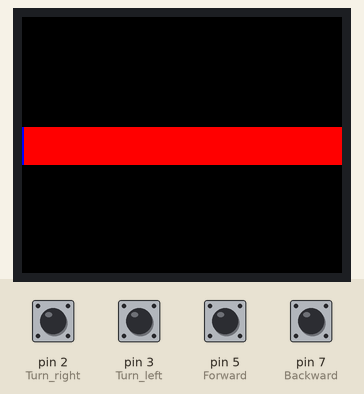
Bench run of a sketch on a simulated Arduino Uno, built with avr-gcc and run on an emulated ATmega328P. On the bench: 160×128 colour display. The test bench sets the inputs (shaded band); at power-on: pin 2 (Turn_right), pin 3 (Turn_left), pin 5 (Forward), pin 7 (Backward) HIGH.

Above: at 1.3 s.
1.4 s: pin 2 (Turn_right) pulled LOW for 1 s
At 3.1 s:
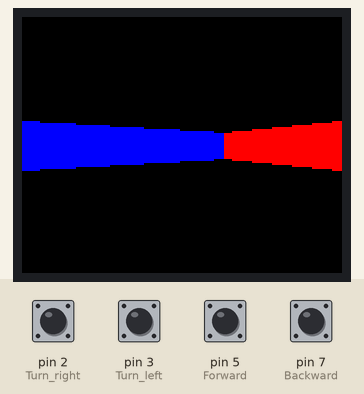
3.9 s: pin 3 (Turn_left) pulled LOW for 1 s
At 4.36 s:
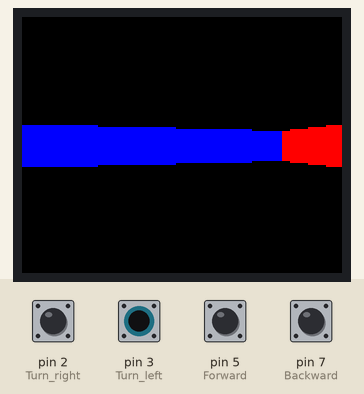
6.4 s: pin 5 (Forward) pulled LOW for 0.15 s
At 7.2 s:
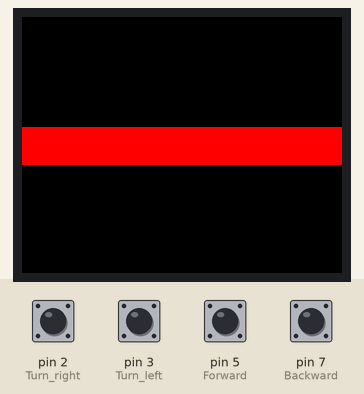
8.0 s: pin 7 (Backward) pulled LOW for 1 s
At 9.5 s:
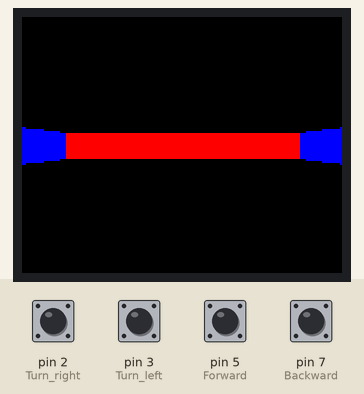
10.6 s: pin 2 (Turn_right) pulled LOW for 0.15 s
At 11.9 s:
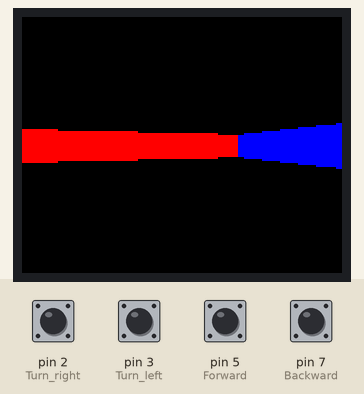
12.2 s: pin 3 (Turn_left) pulled LOW for 0.15 s
At 12.8 s:
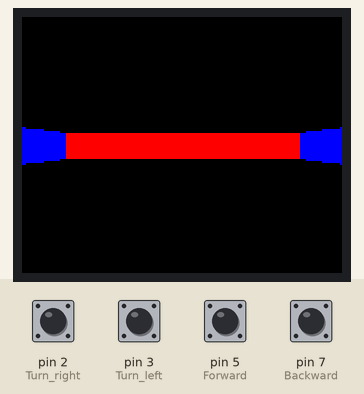
Timing chart, 0 to 15.2 s (numbered marks = the images above; inputs shaded):
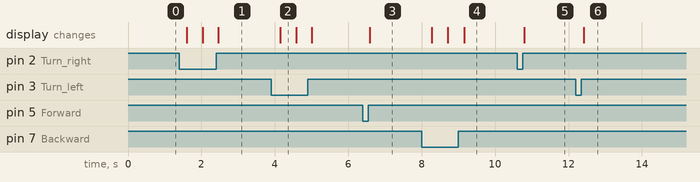

Measured:
- after the input at 1.4 s, the display: first changes after 0.21 s (image 1 shows a later state)
- after the input at 3.9 s, the display: changes after 0.25 s (image 2)
- after the input at 6.4 s, the display: changes after 0.18 s (image 3)
- after the input at 8.0 s, the display: first changes after 0.28 s (image 4 shows a later state)
- after the input at 10.6 s, the display: changes after 0.19 s (image 5)
- after the input at 12.2 s, the display: changes after 0.22 s (image 6)
- what the display in image 2 shows lasts 0.4 s, from 4.2 s to 4.6 s

The sketch:

main.ino
```cpp
#include <Arduino.h>
#include <Adafruit_GFX.h>
#include <Adafruit_ST7735.h>
#include <SPI.h>
#include <math.h>

#define TFT_CS     10
#define TFT_RST    8
#define TFT_DC     9

#define SCREEN_WIDTH  160
#define SCREEN_HEIGHT 128

Adafruit_ST7735 tft = Adafruit_ST7735(TFT_CS, TFT_DC, TFT_RST);

#define MAP_WIDTH   16
#define MAP_HEIGHT  16

const int worldMap[MAP_WIDTH][MAP_HEIGHT] = {
    {1, 1, 1, 1, 1, 1, 1, 1, 1, 1, 1, 1, 1, 1, 1, 1},
    {1, 0, 0, 0, 0, 0, 0, 0, 0, 0, 0, 0, 0, 0, 0, 1},
    {1, 0, 0, 0, 0, 0, 0, 0, 0, 0, 0, 0, 0, 0, 0, 1},
    {1, 0, 0, 0, 0, 0, 0, 0, 0, 0, 0, 0, 0, 0, 0, 1},
    {1, 0, 0, 0, 0, 0, 0, 0, 0, 0, 0, 0, 0, 0, 0, 1},
    {1, 0, 0, 0, 0, 0, 0, 0, 0, 0, 0, 0, 0, 0, 0, 1},
    {1, 0, 0, 0, 0, 0, 0, 0, 0, 0, 0, 0, 0, 0, 0, 1},
    {1, 0, 0, 0, 0, 0, 0, 0, 0, 0, 0, 0, 0, 0, 0, 1},
    {1, 0, 0, 0, 0, 0, 0, 0, 0, 0, 0, 0, 0, 0, 0, 1},
    {1, 0, 0, 0, 0, 0, 0, 0, 0, 0, 0, 0, 0, 0, 0, 1},
    {1, 0, 0, 0, 0, 0, 0, 0, 0, 0, 0, 0, 0, 0, 0, 1},
    {1, 0, 0, 0, 0, 0, 0, 0, 0, 0, 0, 0, 0, 0, 0, 1},
    {1, 0, 0, 0, 0, 0, 0, 0, 0, 0, 0, 0, 0, 0, 0, 1},
    {1, 0, 0, 0, 0, 0, 0, 0, 0, 0, 0, 0, 0, 0, 0, 1},
    {1, 0, 0, 0, 0, 0, 0, 0, 0, 0, 0, 0, 0, 0, 0, 1},
    {1, 1, 1, 1, 1, 1, 1, 1, 1, 1, 1, 1, 1, 1, 1, 1}
};


float posX = 8.0, posY = 8.0;
float dirX = -1.0, dirY = 0.0;
float planeX = 0.0, planeY = 1;

float moveSpeed = 0.5;
float rotSpeed = 0.3;

void setup() {
    tft.initR(INITR_BLACKTAB);
    tft.setRotation(1);
    tft.fillScreen(ST7735_BLACK);

    Serial.begin(9600);

    pinMode(7, INPUT_PULLUP); // Backward
    pinMode(5, INPUT_PULLUP); // Forward
    pinMode(3, INPUT_PULLUP); // Turn left
    pinMode(2, INPUT_PULLUP); // Turn right
}

void loop() {
    for (int x = 0; x < SCREEN_WIDTH; x++) {
        float cameraX = 2.0 * x / SCREEN_WIDTH - 1.0;
        float rayDirX = dirX + planeX * cameraX;
        float rayDirY = dirY + planeY * cameraX;

        int mapX = int(posX);
        int mapY = int(posY);

        float sideDistX, sideDistY;

        float deltaDistX = sqrt(1 + (rayDirY * rayDirY) / (rayDirX * rayDirX));
        float deltaDistY = sqrt(1 + (rayDirX * rayDirX) / (rayDirY * rayDirY));
        float perpWallDist;

        int stepX, stepY;

        int hit = 0;
        int side;

        if (rayDirX < 0) {
            stepX = -1;
            sideDistX = (posX - mapX) * deltaDistX;
        } else {
            stepX = 1;
            sideDistX = (mapX + 1.0 - posX) * deltaDistX;
        }
        if (rayDirY < 0) {
            stepY = -1;
            sideDistY = (posY - mapY) * deltaDistY;
        } else {
            stepY = 1;
            sideDistY = (mapY + 1.0 - posY) * deltaDistY;
        }

        while (hit == 0) {
            if (sideDistX < sideDistY) {
                sideDistX += deltaDistX;
                mapX += stepX;
                side = 0;
            } else {
                sideDistY += deltaDistY;
                mapY += stepY;
                side = 1;
            }
            if (worldMap[mapX][mapY] > 0) {
              hit = 1;
            }
        }

        if (side == 0) {
          perpWallDist = (mapX - posX + (1 - stepX) / 2) / rayDirX;
        }
        else {
          perpWallDist = (mapY - posY + (1 - stepY) / 2) / rayDirY;
        }

        int lineHeight = (int)(SCREEN_HEIGHT / perpWallDist);

        int drawStart = -lineHeight / 2 + SCREEN_HEIGHT / 2;
        if (drawStart < 0) {
          drawStart = 0;
        }
        int drawEnd = lineHeight / 2 + SCREEN_HEIGHT / 2;
        if (drawEnd >= SCREEN_HEIGHT) drawEnd = SCREEN_HEIGHT - 1;

        tft.drawFastVLine(x, 0, SCREEN_HEIGHT, ST7735_BLACK);

        uint16_t color = (side == 0) ? ST7735_RED : ST7735_BLUE;

        tft.drawFastVLine(x, drawStart, drawEnd - drawStart + 1, color);
    }

    //player movement
    if (digitalRead(7) == HIGH) { // Move backward
        if(worldMap[int(posX + dirX * moveSpeed)][int(posY)] == 0) posX += dirX * moveSpeed;
        if(worldMap[int(posX)][int(posY + dirY * moveSpeed)] == 0) posY += dirY * moveSpeed;
    }
    if (digitalRead(5) == HIGH) { // Move forward
        if(worldMap[int(posX - dirX * moveSpeed)][int(posY)] == 0) posX -= dirX * moveSpeed;
        if(worldMap[int(posX)][int(posY - dirY * moveSpeed)] == 0) posY -= dirY * moveSpeed;
    }
    if (digitalRead(3) == HIGH) { // Turn left
        float oldDirX = dirX;
        dirX = dirX * cos(-rotSpeed) - dirY * sin(-rotSpeed);
        dirY = oldDirX * sin(-rotSpeed) + dirY * cos(-rotSpeed);
        float oldPlaneX = planeX;
        planeX = planeX * cos(-rotSpeed) - planeY * sin(-rotSpeed);
        planeY = oldPlaneX * sin(-rotSpeed) + planeY * cos(-rotSpeed);
    }
    if (digitalRead(2) == HIGH) { // Turn right
        float oldDirX = dirX;
        dirX = dirX * cos(rotSpeed) - dirY * sin(rotSpeed);
        dirY = oldDirX * sin(rotSpeed) + dirY * cos(rotSpeed);
        float oldPlaneX = planeX;
        planeX = planeX * cos(rotSpeed) - planeY * sin(rotSpeed);
        planeY = oldPlaneX * sin(rotSpeed) + planeY * cos(rotSpeed);
    }
}
```
